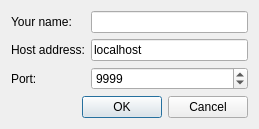
<?xml version="1.0" encoding="UTF-8"?>
<ui version="4.0">
 <class>connect_pane</class>
 <widget class="QDialog" name="connect_pane">
  <property name="geometry">
   <rect>
    <x>0</x>
    <y>0</y>
    <width>259</width>
    <height>119</height>
   </rect>
  </property>
  <property name="windowTitle">
   <string>Connect to a game</string>
  </property>
  <layout class="QGridLayout" name="gridLayout">
   <item row="0" column="0">
    <widget class="QLabel" name="label">
     <property name="text">
      <string>Your name:</string>
     </property>
    </widget>
   </item>
   <item row="0" column="1">
    <widget class="QLineEdit" name="line_name"/>
   </item>
   <item row="1" column="0">
    <widget class="QLabel" name="label_3">
     <property name="text">
      <string>Host address:</string>
     </property>
    </widget>
   </item>
   <item row="1" column="1">
    <widget class="QLineEdit" name="line_host">
     <property name="text">
      <string>localhost</string>
     </property>
    </widget>
   </item>
   <item row="2" column="0">
    <widget class="QLabel" name="label_2">
     <property name="text">
      <string>Port:</string>
     </property>
    </widget>
   </item>
   <item row="2" column="1">
    <widget class="QSpinBox" name="spin_port">
     <property name="minimum">
      <number>1</number>
     </property>
     <property name="maximum">
      <number>66000</number>
     </property>
     <property name="value">
      <number>9999</number>
     </property>
    </widget>
   </item>
   <item row="3" column="0" colspan="2">
    <widget class="QDialogButtonBox" name="buttonBox">
     <property name="orientation">
      <enum>Qt::Horizontal</enum>
     </property>
     <property name="standardButtons">
      <set>QDialogButtonBox::Cancel|QDialogButtonBox::Ok</set>
     </property>
    </widget>
   </item>
  </layout>
 </widget>
 <resources/>
 <connections>
  <connection>
   <sender>buttonBox</sender>
   <signal>accepted()</signal>
   <receiver>connect_pane</receiver>
   <slot>accept()</slot>
   <hints>
    <hint type="sourcelabel">
     <x>248</x>
     <y>254</y>
    </hint>
    <hint type="destinationlabel">
     <x>157</x>
     <y>274</y>
    </hint>
   </hints>
  </connection>
  <connection>
   <sender>buttonBox</sender>
   <signal>rejected()</signal>
   <receiver>connect_pane</receiver>
   <slot>reject()</slot>
   <hints>
    <hint type="sourcelabel">
     <x>316</x>
     <y>260</y>
    </hint>
    <hint type="destinationlabel">
     <x>286</x>
     <y>274</y>
    </hint>
   </hints>
  </connection>
 </connections>
</ui>
